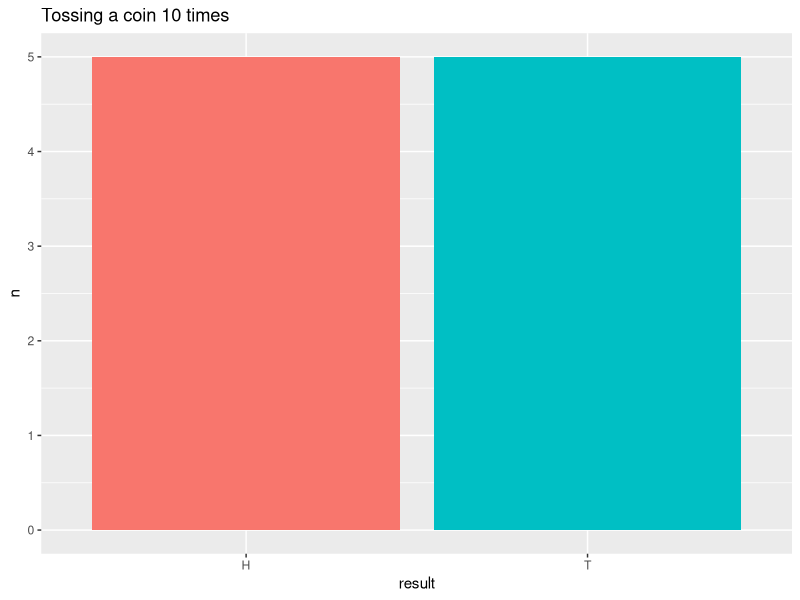
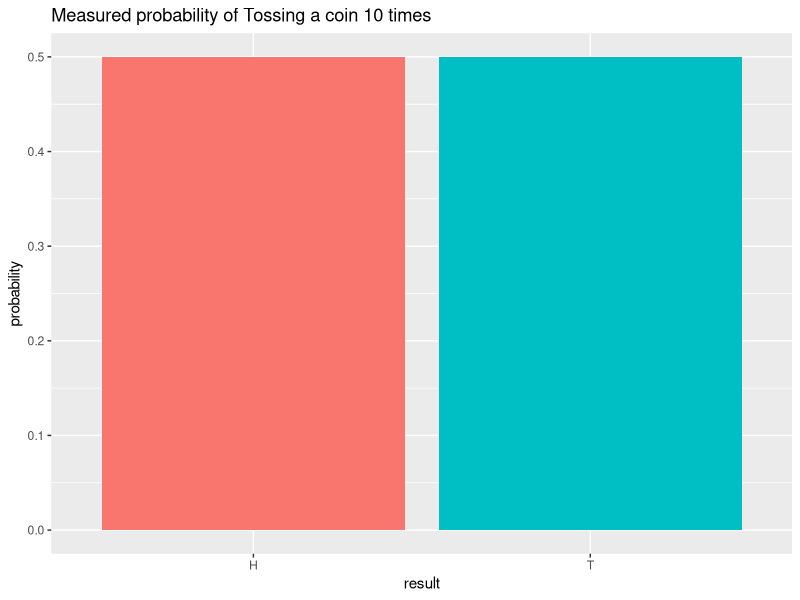
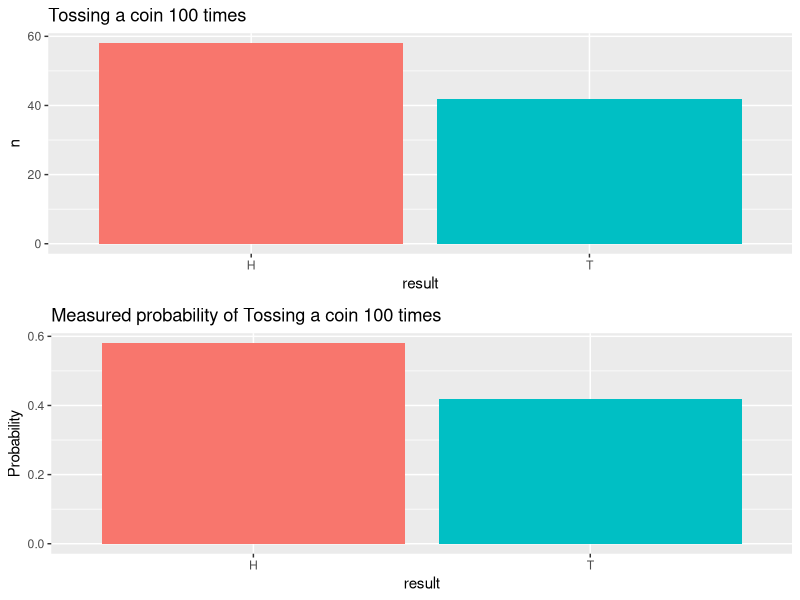
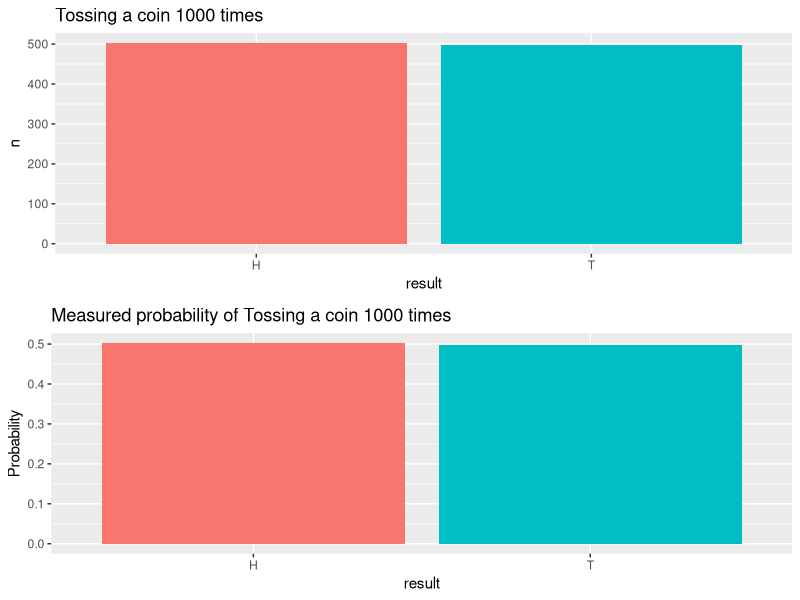

Source code (R) for these figures, in order:
## ---- chunk 1
coin <- c("H","T")

## ---- chunk 2
result <- sample(coin,10, replace = TRUE)

## ---- chunk 3
result
## ---- chunk 4
table(result)

## ---- chunk 5

library(dplyr)

## ---- chunk 6

df_total <- data.frame(result) %>% count(result)

## ---- chunk 7
df_total

## ---- chunk 8
df_prob <- cbind(df_total, prop.table(df_total$n))
names(df_prob) <- c("result","n", "probability")
df_prob
## ---- chunk 9
library(ggplot2)

## ---- chunk 10
ggplot(df_total, aes(result,n, fill = result)) + geom_bar(stat = "identity") + labs(title = "Tossing a coin 10 times") +theme(legend.position = "none")
ggplot(df_prob, aes(result,probability, fill = result)) + geom_bar(stat = "identity") + labs(title = "Measured probability of Tossing a coin 10 times", y = "probability") + theme(legend.position = "none")

## ---- chunk 11
library(gridExtra)
## ---- chunk 12
tossCoin <- function(numToss = 10){
  coin <- c("H","T")
  result <- sample(coin,numToss, replace = TRUE)
  df_total <- data.frame(result) %>% count(result)
  

}

plotCoin <- function(df){
  number <- sum(df$n)
  
  
  plot1 <- ggplot(df, aes(result,n, fill = result)) + geom_bar(stat = "identity") + labs(title = paste0("Tossing a coin ", number," times")) +theme(legend.position = "none")
  plot2 <- ggplot(df, aes(result, prop.table(df$n), fill = result)) + geom_bar(stat = "identity") + labs(title = paste0("Measured probability of Tossing a coin ", number," times"), y = "Probability") + theme(legend.position = "none")
  
  grid.arrange(plot1, plot2)
  
}

## ---- chunk 13
df100 <- tossCoin(100)
df100
plotCoin(df100)

## ---- chunk 14
df1000 <- tossCoin(1000)
df1000
plotCoin(df1000)


